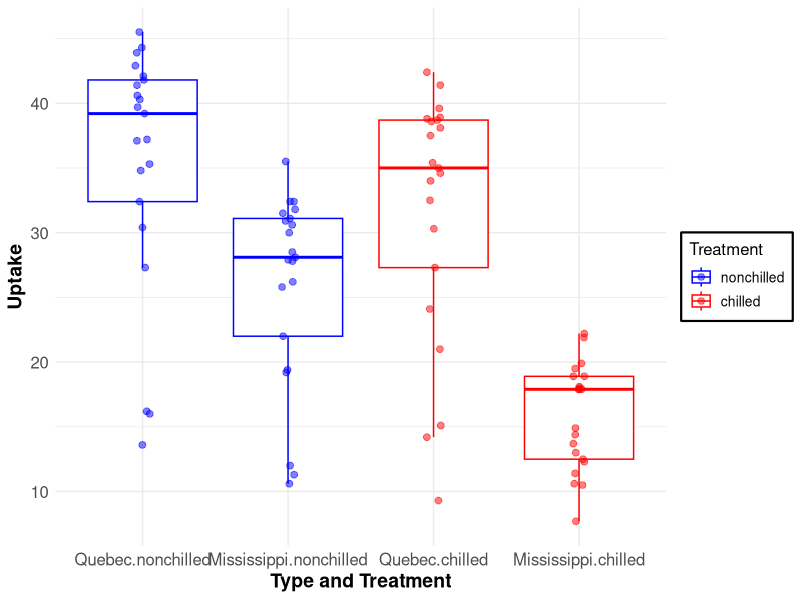

Write the R code that produced this figure.
## ---- chunk 1
knitr::opts_chunk$set(echo = TRUE)
## ---- chunk 2
head(CO2)
str(CO2)
## ---- chunk 3
# Remember to comment your text

library(ggplot2)

ggplot(CO2, aes(x = interaction(Type, Treatment), y = uptake, color = Treatment)) +
  geom_boxplot(outlier.shape = NA) + # Hide outliers to avoid overplotting with points
  geom_point(position = position_jitterdodge(jitter.width = 0.2, dodge.width = 0.75), alpha = 0.5, size = 2) +
  labs(x = "Type and Treatment", y = "Uptake") +
  scale_color_manual(values = c("blue", "red")) +
  theme_minimal() +
  theme(
    text = element_text(size = 12),
    axis.title = element_text(size = 14, face = "bold"),
    axis.text = element_text(size = 12),
    legend.title = element_text(size = 12),
    legend.text = element_text(size = 10),
    plot.title = element_text(size = 16, face = "bold", hjust = 0.5),
    plot.subtitle = element_text(size = 14),
    plot.caption = element_text(size = 8),
    legend.position = "right",
    legend.background = element_rect(fill = "white", size = 0.5, linetype = "solid"),
    legend.box.background = element_rect(color = "black", size = 1)
  )


## ---- chunk 4
# produce a publication quality box plot with points that includes the info for Type and Treatment, with uptake on Y axis.




